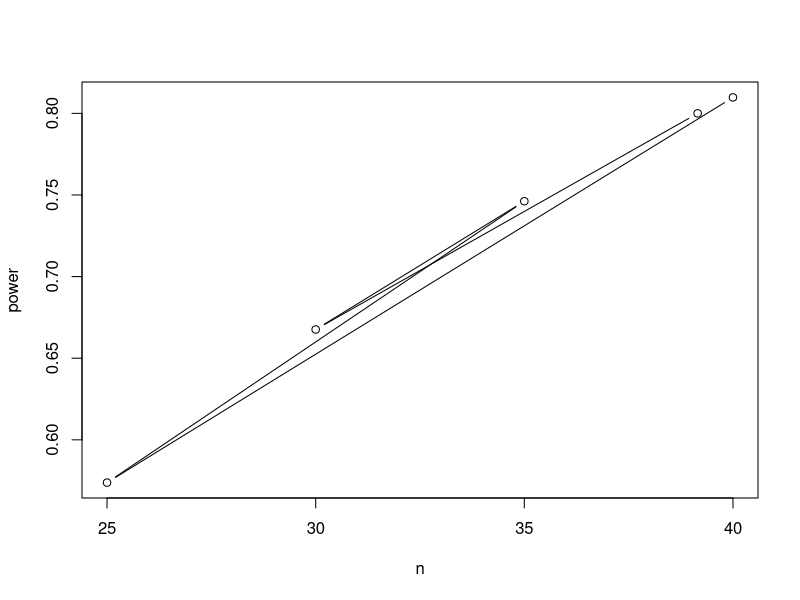

R code for this plot:
## ---- chunk 1
library(pwr)
## ---- chunk 2
a=pwr.anova.test(k=5,
               f=.25,
               sig.level=.05,
               power=.8)
a
## ---- chunk 3
b=pwr.anova.test(k=5,
               n=30,
               f=.25,
               sig.level=.05)
bpower <- b$power
## ---- chunk 4
d=pwr.anova.test(k=5,
                 n=35,
                 f=.25,
                 sig.level=.05)
dpower <- d$power
## ---- chunk 5
e=pwr.anova.test(k=5,
                 n=25,
                 f=.25,
                 sig.level=.05)
epower <- e$power
## ---- chunk 6
f=pwr.anova.test(k=5,
                 n=40,
                 f=.25,
                 sig.level=.05)
## ---- chunk 7
power <- c(.8,bpower,dpower,epower,f$power)
n <- c(a$n,30,35,25,f$n)
plot(n, power, type="b")
## ---- chunk 8
c=pwr.anova.test(k=5,
               n=30,
               sig.level=.05,
               power=.8)
c
